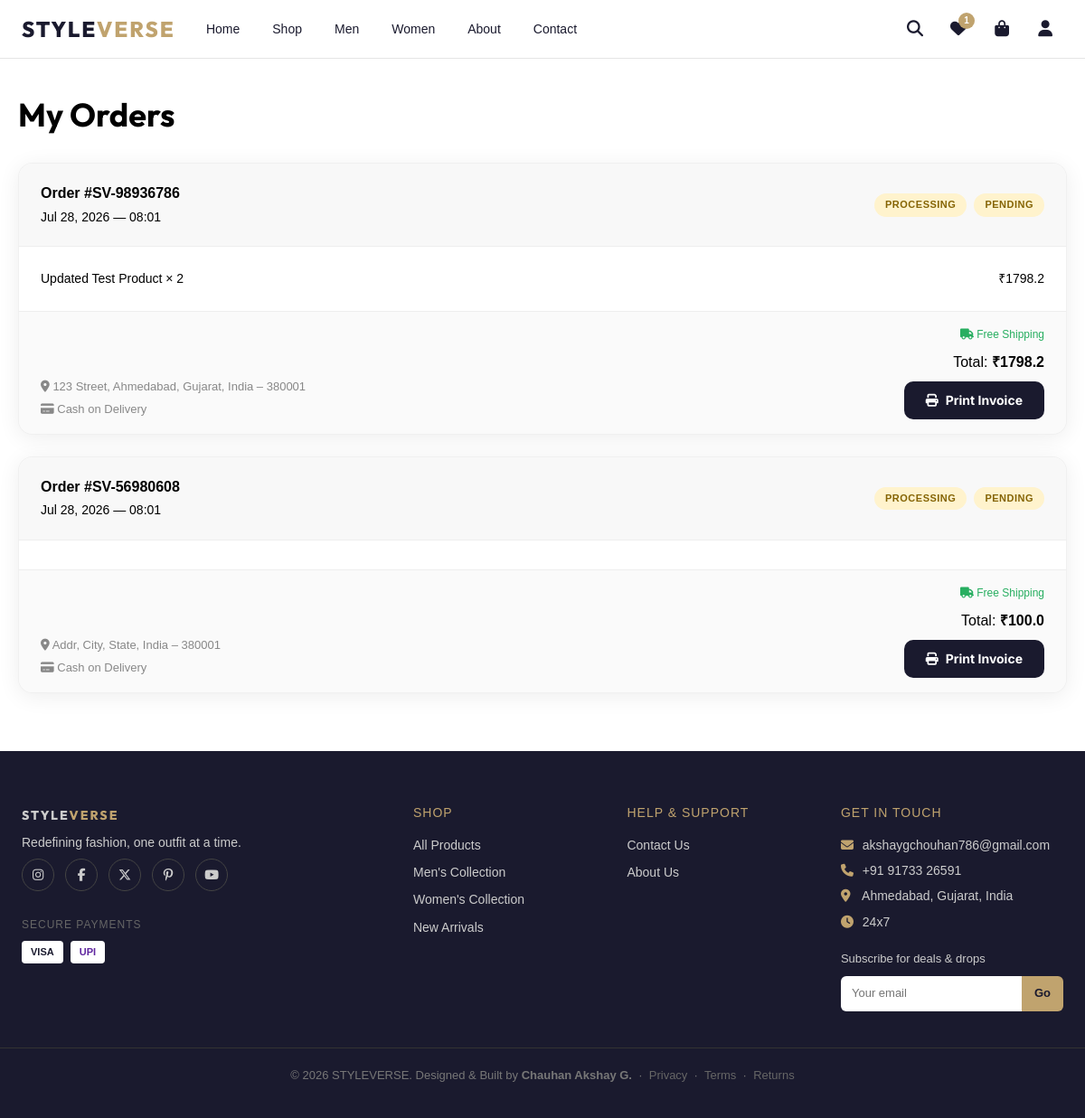
Before: /order/ (signed in) with the older database file.
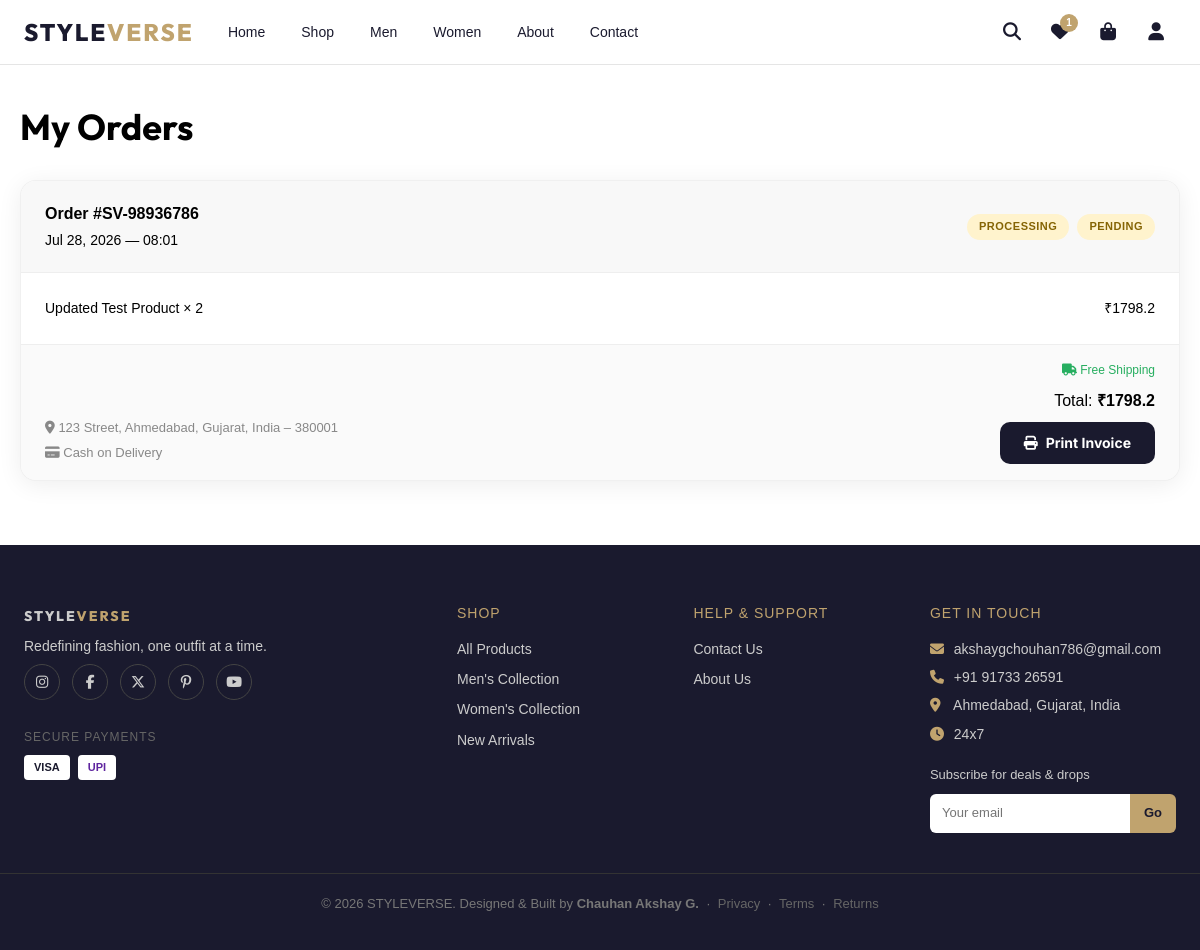
After: the same page with the newer database file.
### shopapp/models.py (models this page shows, shortened)
class Order(models.Model):
    PAYMENT_METHOD_CHOICES = [
        ('cash_on_delivery', 'Cash on Delivery'),
        ('debit_card', 'Debit Card'),
        ('upi', 'UPI / Google Pay'),
        ('net_banking', 'Net Banking'),
        ('paypal', 'PayPal'),
    ]
    PAYMENT_STATUS_CHOICES = [
        ('pending', 'Pending'),
        ('completed', 'Completed'),
        ('cancelled', 'Cancelled'),
    ]
    ORDER_STATUS_CHOICES = [
        ('processing', 'Processing'),
        ('shipped', 'Shipped'),
        ('delivered', 'Delivered'),
        ('cancelled', 'Cancelled'),
    ]
    user            = models.ForeignKey(User, on_delete=models.CASCADE, related_name='orders')
    order_number    = models.CharField(max_length=20, unique=True, blank=True)
    name            = models.CharField(max_length=100)
    email           = models.EmailField(max_length=100)
    phone           = models.CharField(max_length=20)
    address         = models.TextField()
    city            = models.CharField(max_length=100)
    state           = models.CharField(max_length=100)
    country         = models.CharField(max_length=100, default='India')
    pincode         = models.CharField(max_length=10)
    payment_method  = models.CharField(max_length=30, choices=PAYMENT_METHOD_CHOICES, default='cash_on_delivery')
    payment_status  = models.CharField(max_length=20, choices=PAYMENT_STATUS_CHOICES, default='pending')
    status          = models.CharField(max_length=20, choices=ORDER_STATUS_CHOICES, default='processing')
    courier_partner = models.CharField(max_length=100, default='STYLEVERSE Express', blank=True)
    tracking_number = models.CharField(max_length=100, blank=True, default='')
    estimated_delivery = models.DateField(null=True, blank=True)
    delivery_notes  = models.TextField(blank=True, default='')
    subtotal        = models.FloatField(default=0)
    discount        = models.FloatField(default=0)
    shipping_cost   = models.FloatField(default=0)
    total_price     = models.FloatField(default=0)
    order_date      = models.DateTimeField(auto_now_add=True)
    updated_date    = models.DateTimeField(null=True, blank=True)
    class Meta:
        ordering = ['-order_date']
    @property
    def full_address(self):
        return f"{self.address}, {self.city}, {self.state}, {self.country} – {self.pincode}"
    def get_status_display(self):
        return dict(self.ORDER_STATUS_CHOICES).get(self.status, self.status)
    def get_payment_status_display(self):
        return dict(self.PAYMENT_STATUS_CHOICES).get(self.payment_status, self.payment_status)
    def get_payment_method_display(self):
        return dict(self.PAYMENT_METHOD_CHOICES).get(self.payment_method, self.payment_method)

class OrderItem(models.Model):
    order         = models.ForeignKey(Order, on_delete=models.CASCADE, related_name='items')
    product_code  = models.CharField(max_length=50, blank=True, default='')
    product_image = models.ImageField(upload_to='OrderItem', null=True, blank=True)
    product_name  = models.CharField(max_length=200)
    brand_name    = models.CharField(max_length=100, default='STYLEVERSE')
    quantity      = models.PositiveIntegerField(default=1)
    unit_price    = models.FloatField()
    size          = models.CharField(max_length=10, blank=True)
    color         = models.CharField(max_length=30, blank=True)
    @property
    def sub_total(self):
        return round(self.unit_price * self.quantity, 2)

### shopapp/views.py (the view)
# urls.py: path('order/', views.order, name='order'),
@login_required
def order(request):
    user_orders = Order.objects.filter(user=request.user).prefetch_related('items').order_by('-order_date')
    return render(request, 'orders.html', {'orders': user_orders})

### shopapp/context_processors.py (called while the page is built, shortened)
def cart_context(request):
    cart = request.session.get('cart', {})
    cart_count = sum(item.get('quantity', 0) for item in cart.values())
    return {'cart_count': cart_count}

def wishlist_context(request):
    wishlist_count = 0
    if request.user.is_authenticated:
        wishlist_count = Wishlist.objects.filter(user=request.user).count()
    return {'wishlist_count': wishlist_count}

def admin_approval_context(request):
    pending_approval_count = 0
    if request.user.is_authenticated and (request.user.is_staff or request.user.is_superuser):
        if request.user.is_superuser:
            pending_approval_count = ProductRequest.objects.filter(status='pending').count()
        else:
            pending_approval_count = ProductRequest.objects.filter(user=request.user, status='pending').count()
    return {'pending_approval_count': pending_approval_count}

def announcements_context(request):
    try:
        from shopapp.models import Announcement
        announcements = list(Announcement.objects.filter(is_active=True).order_by('order', '-created_at'))
    except Exception:
        announcements = [
            {'icon': 'fa-truck', 'text': 'Free Shipping Over ₹999'},
            {'icon': 'fa-rotate-left', 'text': '30-Day Easy Returns'},
            {'icon': 'fa-shield-halved', 'text': '100% Secure Checkout'},
            {'icon': 'fa-headset', 'text': '24/7 Customer Support'},
            {'icon': 'fa-tag', 'text': 'New Arrivals Every Week'},
            {'icon': 'fa-star', 'text': '50,000+ Happy Customers'},
        ]
    return {'announcements': announcements}

### templates/orders.html (shortened to what this page needs)
{% extends 'base.html' %}
{% block content %}
<section class="sv-section">
  <div class="sv-container">
    <h1 class="sv-page-title">My Orders</h1>
    {% for order in orders %}
    <div class="sv-order-card">
      <div class="sv-order-card__header">
        <div>
          <strong>Order #{{ order.order_number }}</strong><br>
          <small>{{ order.order_date|date:"M d, Y — H:i" }}</small>
        </div>
        <div style="display:flex;gap:8px;align-items:center;flex-wrap:wrap;">
          <span class="sv-status sv-status--{{ order.status }}">{{ order.get_status_display }}</span>
          <span class="sv-status sv-status--pay-{{ order.payment_status }}">{{ order.get_payment_status_display }}</span>
        </div>
      </div>
      <div class="sv-order-card__items">
        {% for item in order.items.all %}
        <div class="sv-order-item">
          <span>{{ item.product_name }} {% if item.size %}({{ item.size }}){% endif %} × {{ item.quantity }}</span>
          <span>₹{{ item.sub_total }}</span>
        </div>
        {% endfor %}
      </div>
      <div class="sv-order-card__footer">
        <div style="display:flex;flex-direction:column;gap:4px;font-size:13px;color:#888;">
          <span><i class="fa fa-map-marker-alt"></i> {{ order.full_address }}</span>
          <span><i class="fa fa-credit-card"></i> {{ order.get_payment_method_display }}</span>
        </div>
        <div style="display:flex;flex-direction:column;align-items:flex-end;gap:8px;">
          {% if order.shipping_cost == 0 %}
          <span style="color:#27ae60;font-size:12px;"><i class="fa fa-truck"></i> Free Shipping</span>
          {% else %}
          <span style="font-size:13px;color:#888;">Shipping: ₹{{ order.shipping_cost }}</span>
          {% endif %}
          <span>Total: <strong>₹{{ order.total_price }}</strong></span>
          <a href="{% url 'invoice' order.pk %}" target="_blank" class="sv-btn sv-btn--sm">
            <i class="fa fa-print"></i> Print Invoice
          </a>
        </div>
      </div>
    </div>
    {% endfor %}
  </div>
</section>
{% endblock %}

### templates/base.html (shortened to what this page needs)
{% load static %}
<!DOCTYPE html>
<html lang="en">
<head>
  <link rel="stylesheet" href="https://cdnjs.cloudflare.com/ajax/libs/font-awesome/6.5.0/css/all.min.css">
  <link href="https://cdn.jsdelivr.net/npm/bootstrap@5.3.0/dist/css/bootstrap.min.css" rel="stylesheet">
  <link rel="stylesheet" href="{% static 'css/styleverse.css' %}">
  <link rel="stylesheet" href="{% static 'css/list.css' %}">
  <link rel="stylesheet" href="{% static 'css/contact.css' %}">
</head>
<body>
  {% include 'partials/header.html' %}
  {% block content %}{% endblock %}
  {% include 'partials/footer.html' %}
</body>
</html>

### templates/partials/header.html (shortened to what this page needs)
<header class="sv-header">
  <div class="sv-header__inner">
    <a href="{% url 'index' %}" class="sv-logo">STYLE<span>VERSE</span></a>
    <nav class="sv-nav" id="svNav">
      <a href="{% url 'index' %}">Home</a>
      <a href="{% url 'product_list' %}">Shop</a>
      <a href="{% url 'men' %}?gender=Men">Men</a>
      <a href="{% url 'women' %}?gender=Women">Women</a>
      <a href="{% url 'about' %}">About</a>
      <a href="{% url 'contact' %}">Contact</a>
    </nav>
    <div class="sv-header__actions">
      <a href="{% url 'search' %}" class="sv-icon-btn" title="Search"><i class="fa fa-search"></i></a>
      {% if user.is_authenticated %}
      <a href="{% url 'wishlist' %}" class="sv-icon-btn" title="Wishlist"><i class="fa fa-heart"></i>
        {% if wishlist_count %}<span class="sv-badge">{{ wishlist_count }}</span>{% endif %}</a>
      {% endif %}
      <a href="{% url 'cart' %}" class="sv-icon-btn" title="Cart"><i class="fa fa-shopping-bag"></i>
        {% if cart_count %}<span class="sv-badge">{{ cart_count }}</span>{% endif %}</a>
      {% if user.is_authenticated %}
      <div class="sv-user-menu">
        <button class="sv-icon-btn" onclick="document.getElementById('svUserDrop').classList.toggle('show')"
          type="button" aria-label="User menu">
          <i class="fa fa-user"></i>
        </button>
      </div>
      {% else %}
      <a href="{% url 'login' %}" class="sv-btn sv-btn--sm">Login</a>
      <a href="{% url 'register' %}" class="sv-btn sv-btn--sm ">Register</a>
      {% endif %}
    </div>
  </div>
</header>

### templates/partials/footer.html
{% load static %}
<footer class="sv-footer">
  <div class="sv-footer__top">
    <div class="sv-footer__col">
      <a href="{% url 'index' %}" class="sv-logo sv-logo--footer">STYLE<span>VERSE</span></a>
      <p class="sv-footer__tagline">Redefining fashion, one outfit at a time.</p>
      <div class="sv-footer__social">
        <a href="#" aria-label="Instagram"><i class="fab fa-instagram"></i></a>
        <a href="#" aria-label="Facebook"><i class="fab fa-facebook-f"></i></a>
        <a href="#" aria-label="Twitter"><i class="fa-brands fa-x-twitter"></i></a>
        <a href="#" aria-label="Pinterest"><i class="fab fa-pinterest-p"></i></a>
        <a href="#" aria-label="YouTube"><i class="fab fa-youtube"></i></a>
      </div>
      <div style="margin-top:20px;">
        <p style="font-size:12px;color:#666;margin-bottom:8px;text-transform:uppercase;letter-spacing:1px;">Secure
          Payments</p>
        <div style="display:flex;gap:8px;flex-wrap:wrap;">
          <span
            style="background:#fff;padding:4px 10px;border-radius:4px;font-size:11px;font-weight:700;color:#1a1a2e;">VISA</span>
          <span
            style="background:#fff;padding:4px 10px;border-radius:4px;font-size:11px;font-weight:700;color:#5f259f;">UPI</span>
        </div>
      </div>
    </div>
    <div class="sv-footer__col">
      <h4>Shop</h4>
      <a href="{% url 'product_list' %}">All Products</a>
      <a href="{% url 'men' %}">Men's Collection</a>
      <a href="{% url 'women' %}">Women's Collection</a>
      <a href="{% url 'product_list' %}">New Arrivals</a>
    </div>
    <div class="sv-footer__col">
      <h4>Help & Support</h4>
      <a href="{% url 'contact' %}">Contact Us</a>
      <a href="{% url 'about' %}">About Us</a>
    </div>
    <div class="sv-footer__col">
      <h4>Get in Touch</h4>
      <p><i class="fa fa-envelope"></i> akshaygchouhan786@gmail.com</p>
      <p><i class="fa fa-phone"></i> +91 91733 26591</p>
      <p><i class="fa fa-map-marker-alt"></i> Ahmedabad, Gujarat, India</p>
      <p><i class="fa fa-clock"></i> 24x7 </p>
      <div style="margin-top:20px;">
        <p style="font-size:13px;margin-bottom:8px;color:#ccc;">Subscribe for deals & drops</p>
        <form
          onsubmit="event.preventDefault();this.querySelector('button').textContent='✓ Subscribed';this.querySelector('input').disabled=true;"
          style="display:flex;gap:0;">
          <input type="email" placeholder="Your email" required
            style="flex:1;padding:9px 12px;border:none;border-radius:6px 0 0 6px;font-size:13px;outline:none;">
          <button type="submit"
            style="background:var(--sv-accent);color:var(--sv-black);border:none;padding:9px 14px;border-radius:0 6px 6px 0;cursor:pointer;font-weight:700;font-size:13px;">Go</button>
        </form>
      </div>
    </div>
  </div>
  <div class="sv-footer__bottom">
    <p>&copy; {% now "Y" %} STYLEVERSE. Designed &amp; Built by <strong>Chauhan Akshay G.</strong> &nbsp;·&nbsp;
      <a href="#" style="color:#666;">Privacy</a> &nbsp;·&nbsp;
      <a href="#" style="color:#666;">Terms</a> &nbsp;·&nbsp;
      <a href="#" style="color:#666;">Returns</a>
    </p>
  </div>
</footer>

### static/css/list.css (style rules this page uses)
* { box-sizing: border-box; margin: 0; padding: 0; }
body { font-family: 'Montserrat', sans-serif; background-color: var(--sv-body-bg); color: var(--sv-text-dark); }
.sv-container { max-width: 1200px; margin: 0 auto; padding: 0 20px; }
.sv-section { padding: 40px 0; }

### templates/orders.html (style rules this page uses)
.sv-order-card { background: #fff; border-radius: 16px; box-shadow: 0 4px 24px rgba(0, 0, 0, .07); margin-bottom: 24px; overflow: hidden; border: 1px solid rgba(0, 0, 0, .06); }
.sv-order-card__header { display: flex; justify-content: space-between; align-items: center; padding: 20px 24px; background: #f8f8f8; border-bottom: 1px solid #eee; flex-wrap: wrap; gap: 12px; }
.sv-order-card__items { padding: 16px 24px; }
.sv-order-item { display: flex; justify-content: space-between; padding: 8px 0; border-bottom: 1px solid #f0f0f0; font-size: 14px; }
.sv-order-item:last-child { border-bottom: none; }
.sv-order-card__footer { display: flex; justify-content: space-between; align-items: flex-end; padding: 16px 24px; background: #fafafa; border-top: 1px solid #eee; flex-wrap: wrap; gap: 12px; }
.sv-status { padding: 4px 12px; border-radius: 20px; font-size: 11px; font-weight: 700; text-transform: uppercase; letter-spacing: .5px; }
.sv-status--processing { background: #fff3cd; color: #856404; }
.sv-status--pay-pending { background: #fff3cd; color: #856404; }

Changed rows visible on the page:
removed Order: order_number "SV-56980608", order_date "Jul 28, 2026 — 08:01", status "PROCESSING", payment_status "PENDING", full_address "Addr, City, State, India – 380001", payment_method "Cash on Delivery", shipping_cost 0 (drawn), total_price "100.0"
